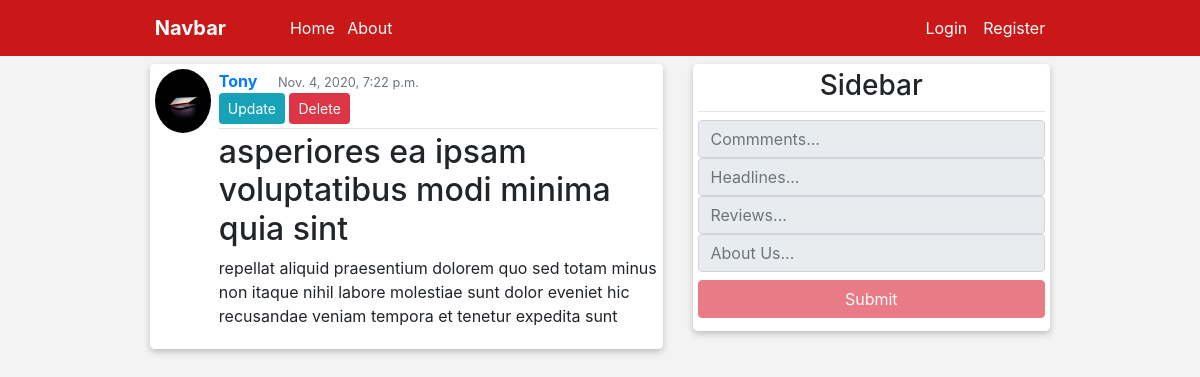
The page /post/33/ on the database its author committed.
### blog/models.py (models this page shows, shortened)
class Post(models.Model):
    title = models.CharField(max_length=200)
    content = models.TextField()
    date_added = models.DateTimeField(auto_now_add=True)
    author = models.ForeignKey(User, on_delete=models.CASCADE)

### users/models.py (models this page shows, shortened)
class Profile(models.Model):
    user = models.OneToOneField(User, on_delete=models.CASCADE)
    image = models.ImageField(default='default.jpg', upload_to='user_profiles')

### blog/views.py (the view)
# urls.py: path('post/<int:pk>/', PostDetailView.as_view(), name='post-detail'),
class PostDetailView(DetailView):
    model = Post

### blog/templates/blog/post_detail.html
{% extends "main.html" %}
{% block content %}
        <article class="col d-flex">
            <img src="{{object.author.profile.image.url}}" alt="">
            <div class="ml-2 w-100 ">
                <span><a href="" class="text-capitalize"><strong>{{object.author}}</strong></a></span>
                <span class="text-muted small ml-3">{{object.date_added}}</span>
                <div>
                    <a href="{% url 'post-update' object.id %}" class="btn btn-info btn-sm">Update</a>
                    <a href="{% url 'post-delete' object.id %}" class="btn btn-danger btn-sm">Delete</a>
                </div>
                <hr class="my-1">
                <h2>{{object.title}}</h2>
                <p>{{object.content}}</p>
            </div>
        </article>
{% endblock content %}

### blog/static/css/main.css (style rules this page uses)
body { background: #f3f3f3; }
.col { background: white; border-radius: .29rem; padding: 5px; margin-bottom: 7px; box-shadow: 0px 3px 6px rgb(192, 192, 192); }
img { width: 64px; height: 64px; border-radius: 50%; }

### rows shown on the page
Post: author.profile.image (placeholder picture), author "Tony", date_added "Nov. 4, 2020, 7:22 p.m.", title "asperiores ea ipsam voluptatibus modi minima quia sint", content "repellat aliquid praesentium dolorem quo sed totam minus non itaque nihil labore molestiae sunt dolor eveniet hic recusandae veniam tempora et tenetur expedita sunt"
